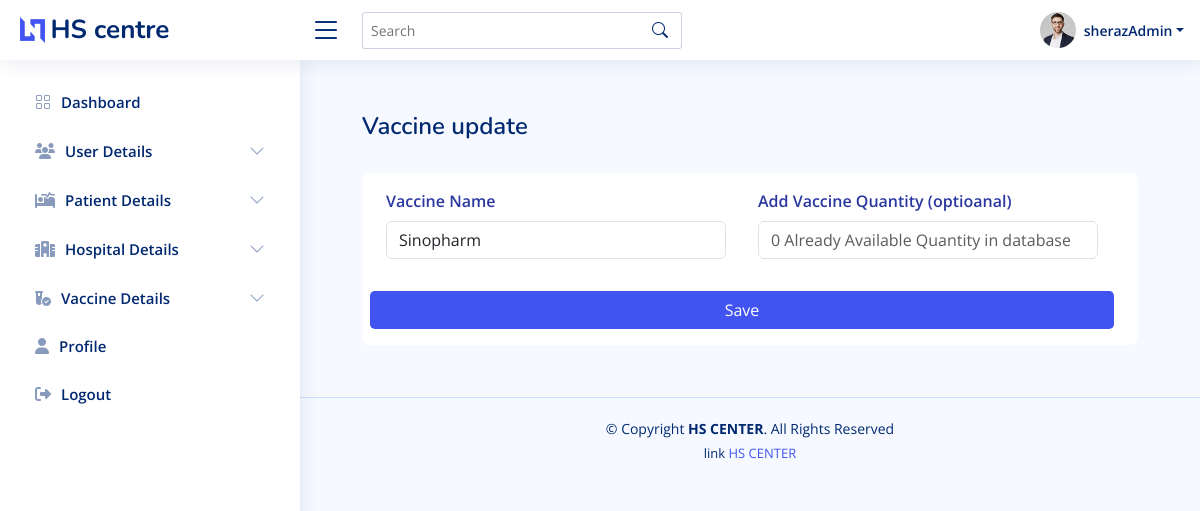
The page /admin_vaccine_update.php?vaccine_ID=1&pageUrl=admin_vaccine_detail.php (signed in) on the database as committed earlier.
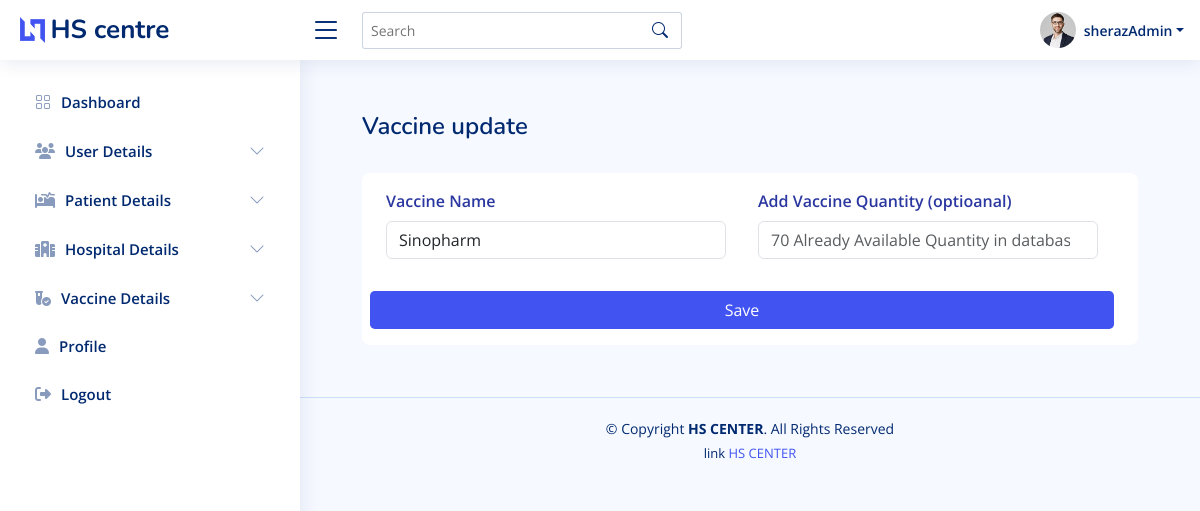
The same page on the database as committed later.
### tables this page shows
CREATE TABLE `vaccine` (
  `vaccine_id` int(11) NOT NULL,
  `vaccine_name` varchar(222) NOT NULL,
  `vaccine_qunt` int(11) NOT NULL
);

### admin_vaccine_update.php (the view, shortened to what this page needs)
<?php
require 'conn.php';
$vaccine_ID = $_GET['vaccine_ID'];
$select_vaccineQ = "SELECT * FROM `vaccine` WHERE `vaccine_id`= $vaccine_ID ";
$select_vaccine = mysqli_query($conn,$select_vaccineQ);
$fecth_vaccine_data = mysqli_fetch_assoc($select_vaccine);
?>
<!DOCTYPE html>
<html lang="en">
<head>
  <?php require './component/_admin_link.php'?>
</head>
<body>
<?php require './component/_admin_nav.php';?>
  <main id="main" class="main " >
    <div class="pagetitle ">
      <h1>Vaccine update</h1>
    </div>
    <section class="section dashboard ">
      <div class="row from_div">
       <form class="row g-3 needs-validation" method="POST" action="" >
                    <div class="d-flex justify-content-center  from_row_input" >
                        <div class="w-100 m-3 mt-0"><label for="yourName" class="form-label">Vaccine Name</label>
                          <input type="text" name="vaccine_name" class="form-control" id="yourName"  minlength="5" maxlength="30" value="<?=$fecth_vaccine_data['vaccine_name'] ?>" >
                      </div>
                        <div class="w-100  m-3 mt-0">
                          <label for="yourName" class="form-label">Add Vaccine Quantity (optioanal)</label>
                          <input type="number" name="vaccine_quantity" class="form-control " id="yourName" placeholder="<?=$fecth_vaccine_data['vaccine_qunt'] ?> Already Available Quantity in database">
                      </div>
                      </div>
<div class="text-center mb-3"><input class="btn w-100" name="admin_update_vaccine" type="submit" value="Save"></div>
                 <br><br>
                  </form>
      </div>
    </section>
  </main>
  <?php require './component/_admin_footer.php'?>
</body>
</html>

Rows that differ between the two databases and show on the page:
changed vaccine "Sinopharm": vaccine_quantity "0 Already Available Quantity in database" → "70 Already Available Quantity in database"
